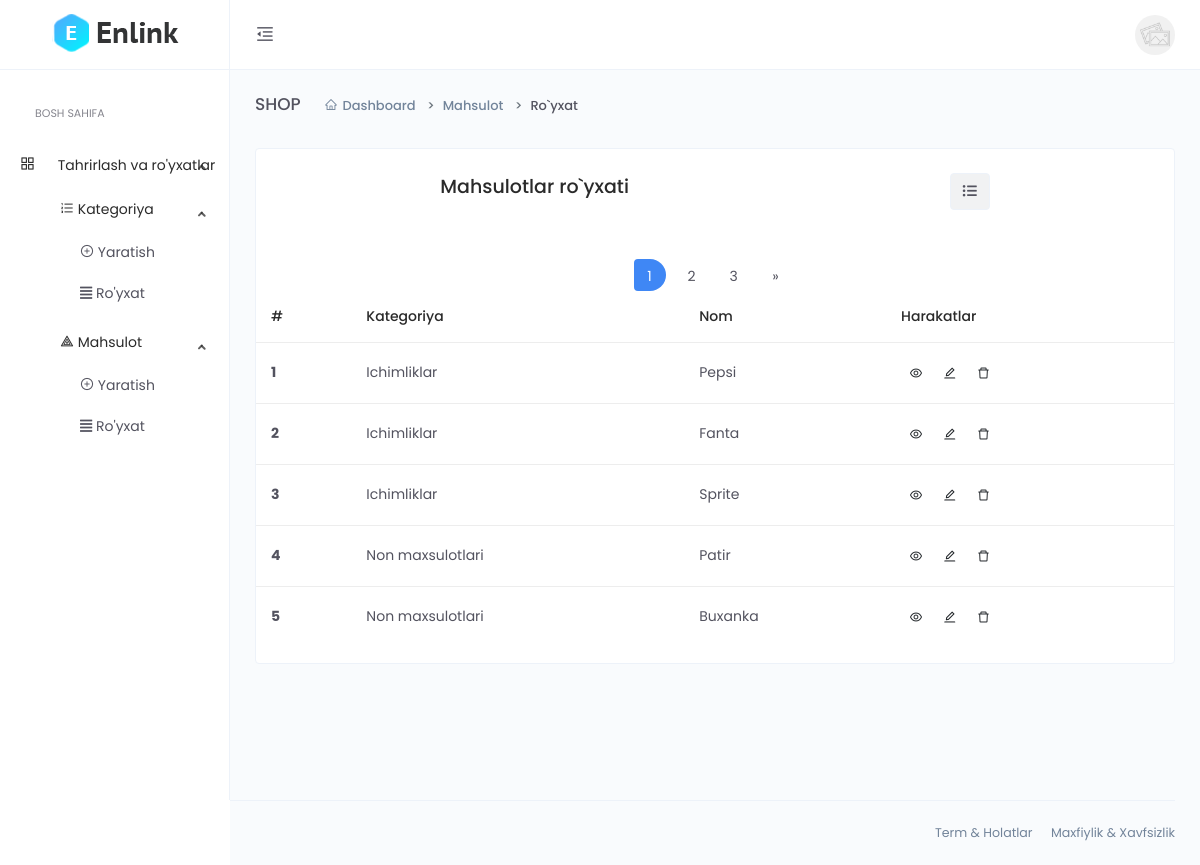
The page /dashboard/product-list (signed in) on the database its author committed.
### main/models.py (models this page shows, shortened)
class CodeGenerate(models.Model):
    code = models.CharField(max_length=255, blank=True,unique=True)
    class Meta:
        abstract = True

class Product(CodeGenerate):
    category = models.ForeignKey(Category, on_delete=models.CASCADE)
    name = models.CharField(max_length=255)
    body = models.TextField()
    price = models.DecimalField(decimal_places=2, max_digits=10)
    discount_price = models.DecimalField(decimal_places=2, max_digits=10,
                                         blank=True, null=True)
    banner_img = models.ImageField(upload_to='banner-img/')
    quantity = models.IntegerField()
    delivery = models.BooleanField(default=False)

class Category(CodeGenerate):
    name = models.CharField(max_length=255, unique=True)
    def __str__(self):
        return self.name

### main/funcs.py (the view)
    def wrapper(request, *args, **kwargs):
        if request.user.is_staff:
            result=func(request, *args, **kwargs)
        else:
            return redirect('front:index')
        return result

### main/dashboard/views.py (called while the page is built, shortened)
def paginator_page(List, num, request):
    paginator = Paginator(List, num)
    pages = request.GET.get('page')
    try:
        page = paginator.page(pages)
    except PageNotAnInteger:
        page = paginator.page(1)
    except EmptyPage:
        page = paginator.page(paginator.num_pages)
    return page

@staff_required
def product_list(request):
    categories = models.Category.objects.all()
    category_code = request.GET.get('category_code')
    queryset = models.Product.objects.all()
    context = {
          'queryset':paginator_page(queryset, 5, request),
          'categories':categories,
          'category_code':category_code,
    }
    return render(request, 'dashboard/product/list.html', context)

### main/funcs.py (called while the page is built)
def staff_required(func):
    def wrapper(request, *args, **kwargs):
        if request.user.is_staff:
            result=func(request, *args, **kwargs)
        else:
            return redirect('front:index')
        return result
    return wrapper

### templates/dashboard/product/list.html (shortened to what this page needs)
{% extends 'dashboard/base.html' %}
{% block content %}
<div class="main-content">
    <div class="page-header">
        <h2 class="header-title">SHOP</h2>
        <div class="header-sub-title">
            <nav class="breadcrumb breadcrumb-dash">
                <a href="#" class="breadcrumb-item"><i class="anticon anticon-home m-r-5"></i>Dashboard</a>
                <a class="breadcrumb-item" href="#">Mahsulot</a>
                <span class="breadcrumb-item active">Ro`yxat</span>
            </nav>
        </div>
    </div>
    <div class="card">
        <div class="card-body">
            <div class="d-flex justify-content-around">
            <h4>Mahsulotlar ro`yxati</h4>
            <button type="button" class="input-group-text" data-toggle="modal" data-target=".bd-example-modal-xl"><i class="fas fa-list-ul"></i></button>
            </div>
            </div>
            <div class="m-t-25">
                <div class="table-responsive">
                    <table class="table">
                        <thead>
                            <tr>
                                <th scope="col">#</th>
                                <th scope="col">Kategoriya</th>
                                <th scope="col">Nom</th>
                                <th scope="col">Harakatlar</th>
                            </tr>
                        </thead>
                        <tbody>
                            {% for q in queryset %}
                            <tr>
                                <th scope="row">{{forloop.counter}}</th>
                                <td>{{q.category.name}}</td>
                                <td>{{q.name}}</td>
                                <td>
                                    <a href="{% url 'dashboard:product_detail' q.code %}" class="btn btn-icon btn-hover btn-sm btn-rounded">
                                        <i class="anticon anticon-eye"></i>
                                    </a>
                                    <a href="{% url 'dashboard:product_update' q.code %}" class="btn btn-icon btn-hover btn-sm btn-rounded">
                                        <i class="anticon anticon-edit"></i>
                                    </a>
                                    <button type="button" class="btn btn-icon btn-hover btn-sm btn-rounded" data-toggle="modal" data-target=".bd-example-modal-sm{{forloop.counter}}">
                                        <i class="anticon anticon-delete"></i>
                                    </button>
                                </td>
                            </tr>
                            {% endfor %}
                            {% if queryset.paginator.num_pages > 1 %}
                                <div class="pagination-area">
                                    <nav aria-label="Page navigation example">
                                        <ul class="pagination justify-content-center">
                                            {% for num in queryset.paginator.page_range %}
                                                {% if num == queryset.number %}
                                                    <li class="page-item active"><a class="page-link" href="#" tabindex="-1">{{ num }}</a></li>
                                                {% elif num > queryset.number|add:'-3' and num < queryset.number|add:'3' %}
                                                    <li class="page-item"><a class="page-link" href="?page={{ num }}">{{ num }}</a></li>
                                                {% endif %}
                                            {% endfor %}
                                            {% if queryset.has_next %}
                                            <li class="page-item">
                                                <a class="page-link" href="?page={{ queryset.next_page_number }}" aria-label="Keyingisi">&raquo;</a>
                                            </li>
                                            {% endif %}
                                        </ul>
                                    </nav>
                                </div>
                            {% endif %}
                        </tbody>
                    </table>
                </div>
            </div>
        </div>
    </div>
</div>
{% endblock %}

### rows shown on the page
Product: category.name "Ichimliklar", name "Pepsi"
Product: category.name "Ichimliklar", name "Fanta"
Product: category.name "Ichimliklar", name "Sprite"
Product: category.name "Non maxsulotlari", name "Patir"
Product: category.name "Non maxsulotlari", name "Buxanka"

### other values the page prints
{{ num }} "1"
{{ num }} "2" "3"
